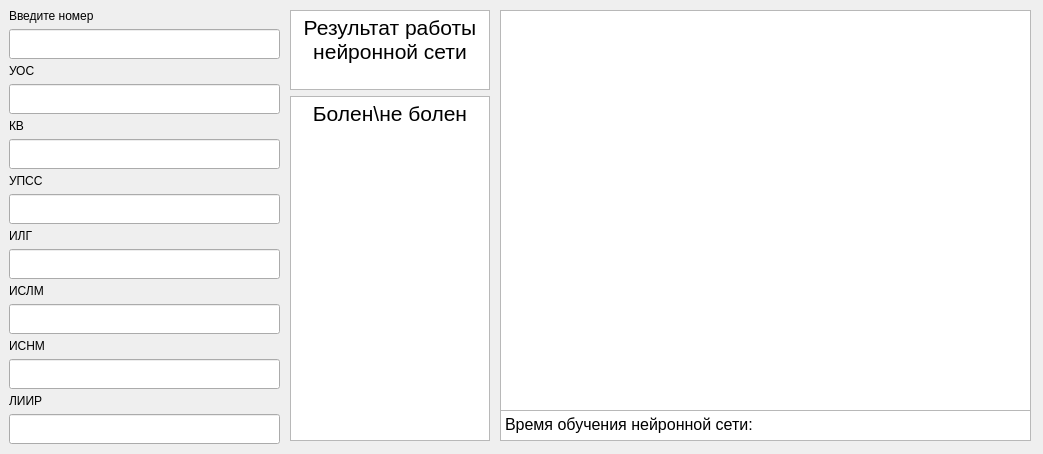
<?xml version="1.0" encoding="UTF-8"?>
<ui version="4.0">
 <class>MainWindow</class>
 <widget class="QMainWindow" name="MainWindow">
  <property name="geometry">
   <rect>
    <x>0</x>
    <y>0</y>
    <width>1043</width>
    <height>454</height>
   </rect>
  </property>
  <property name="windowTitle">
   <string>MainWindow</string>
  </property>
  <widget class="QWidget" name="centralwidget">
   <widget class="QWidget" name="verticalLayoutWidget">
    <property name="geometry">
     <rect>
      <x>9</x>
      <y>9</y>
      <width>271</width>
      <height>436</height>
     </rect>
    </property>
    <layout class="QVBoxLayout" name="verticalLayout">
     <item>
      <widget class="QLabel" name="label">
       <property name="text">
        <string>Введите номер</string>
       </property>
      </widget>
     </item>
     <item>
      <widget class="QLineEdit" name="lineEdit_4">
       <property name="minimumSize">
        <size>
         <width>0</width>
         <height>30</height>
        </size>
       </property>
       <property name="maximumSize">
        <size>
         <width>16777215</width>
         <height>30</height>
        </size>
       </property>
      </widget>
     </item>
     <item>
      <widget class="QLabel" name="label_2">
       <property name="text">
        <string>УОС</string>
       </property>
      </widget>
     </item>
     <item>
      <widget class="QLineEdit" name="lineEdit">
       <property name="minimumSize">
        <size>
         <width>0</width>
         <height>30</height>
        </size>
       </property>
       <property name="maximumSize">
        <size>
         <width>16777215</width>
         <height>30</height>
        </size>
       </property>
      </widget>
     </item>
     <item>
      <widget class="QLabel" name="label_3">
       <property name="text">
        <string>КВ</string>
       </property>
      </widget>
     </item>
     <item>
      <widget class="QLineEdit" name="lineEdit_2">
       <property name="minimumSize">
        <size>
         <width>0</width>
         <height>30</height>
        </size>
       </property>
       <property name="maximumSize">
        <size>
         <width>16777215</width>
         <height>30</height>
        </size>
       </property>
      </widget>
     </item>
     <item>
      <widget class="QLabel" name="label_4">
       <property name="text">
        <string>УПСС</string>
       </property>
      </widget>
     </item>
     <item>
      <widget class="QLineEdit" name="lineEdit_3">
       <property name="minimumSize">
        <size>
         <width>0</width>
         <height>30</height>
        </size>
       </property>
       <property name="maximumSize">
        <size>
         <width>16777215</width>
         <height>30</height>
        </size>
       </property>
      </widget>
     </item>
     <item>
      <widget class="QLabel" name="label_5">
       <property name="text">
        <string>ИЛГ</string>
       </property>
      </widget>
     </item>
     <item>
      <widget class="QLineEdit" name="lineEdit_5">
       <property name="minimumSize">
        <size>
         <width>0</width>
         <height>30</height>
        </size>
       </property>
       <property name="maximumSize">
        <size>
         <width>16777215</width>
         <height>30</height>
        </size>
       </property>
      </widget>
     </item>
     <item>
      <widget class="QLabel" name="label_6">
       <property name="text">
        <string>ИСЛМ</string>
       </property>
      </widget>
     </item>
     <item>
      <widget class="QLineEdit" name="lineEdit_6">
       <property name="minimumSize">
        <size>
         <width>0</width>
         <height>30</height>
        </size>
       </property>
       <property name="maximumSize">
        <size>
         <width>16777215</width>
         <height>30</height>
        </size>
       </property>
      </widget>
     </item>
     <item>
      <widget class="QLabel" name="label_7">
       <property name="text">
        <string>ИСНМ</string>
       </property>
      </widget>
     </item>
     <item>
      <widget class="QLineEdit" name="lineEdit_7">
       <property name="minimumSize">
        <size>
         <width>0</width>
         <height>30</height>
        </size>
       </property>
       <property name="maximumSize">
        <size>
         <width>16777215</width>
         <height>30</height>
        </size>
       </property>
      </widget>
     </item>
     <item>
      <widget class="QLabel" name="label_8">
       <property name="text">
        <string>ЛИИР</string>
       </property>
      </widget>
     </item>
     <item>
      <widget class="QLineEdit" name="lineEdit_8">
       <property name="minimumSize">
        <size>
         <width>0</width>
         <height>30</height>
        </size>
       </property>
       <property name="maximumSize">
        <size>
         <width>16777215</width>
         <height>30</height>
        </size>
       </property>
      </widget>
     </item>
    </layout>
   </widget>
   <widget class="QWidget" name="verticalLayoutWidget_2">
    <property name="geometry">
     <rect>
      <x>290</x>
      <y>10</y>
      <width>201</width>
      <height>431</height>
     </rect>
    </property>
    <layout class="QVBoxLayout" name="verticalLayout_2">
     <item>
      <widget class="QTextBrowser" name="textBrowser">
       <property name="maximumSize">
        <size>
         <width>200</width>
         <height>80</height>
        </size>
       </property>
       <property name="html">
        <string>&lt;!DOCTYPE HTML PUBLIC &quot;-//W3C//DTD HTML 4.0//EN&quot; &quot;http://www.w3.org/TR/REC-html40/strict.dtd&quot;&gt;
&lt;html&gt;&lt;head&gt;&lt;meta name=&quot;qrichtext&quot; content=&quot;1&quot; /&gt;&lt;style type=&quot;text/css&quot;&gt;
p, li { white-space: pre-wrap; }
&lt;/style&gt;&lt;/head&gt;&lt;body style=&quot; font-family:'MS Shell Dlg 2'; font-size:8.25pt; font-weight:400; font-style:normal;&quot;&gt;
&lt;p align=&quot;center&quot; style=&quot; margin-top:0px; margin-bottom:0px; margin-left:0px; margin-right:0px; -qt-block-indent:0; text-indent:0px;&quot;&gt;&lt;span style=&quot; font-size:16pt;&quot;&gt;Результат работы&lt;br /&gt;нейронной сети&lt;/span&gt;&lt;/p&gt;&lt;/body&gt;&lt;/html&gt;</string>
       </property>
      </widget>
     </item>
     <item>
      <widget class="QTextBrowser" name="textBrowser_2">
       <property name="maximumSize">
        <size>
         <width>200</width>
         <height>16777215</height>
        </size>
       </property>
       <property name="html">
        <string>&lt;!DOCTYPE HTML PUBLIC &quot;-//W3C//DTD HTML 4.0//EN&quot; &quot;http://www.w3.org/TR/REC-html40/strict.dtd&quot;&gt;
&lt;html&gt;&lt;head&gt;&lt;meta name=&quot;qrichtext&quot; content=&quot;1&quot; /&gt;&lt;style type=&quot;text/css&quot;&gt;
p, li { white-space: pre-wrap; }
&lt;/style&gt;&lt;/head&gt;&lt;body style=&quot; font-family:'MS Shell Dlg 2'; font-size:8.25pt; font-weight:400; font-style:normal;&quot;&gt;
&lt;p align=&quot;center&quot; style=&quot; margin-top:0px; margin-bottom:0px; margin-left:0px; margin-right:0px; -qt-block-indent:0; text-indent:0px;&quot;&gt;&lt;span style=&quot; font-size:16pt;&quot;&gt;Болен\не болен&lt;/span&gt;&lt;/p&gt;&lt;/body&gt;&lt;/html&gt;</string>
       </property>
      </widget>
     </item>
    </layout>
   </widget>
   <widget class="QGraphicsView" name="graphicsView">
    <property name="geometry">
     <rect>
      <x>500</x>
      <y>10</y>
      <width>531</width>
      <height>401</height>
     </rect>
    </property>
   </widget>
   <widget class="QTextEdit" name="textEdit">
    <property name="geometry">
     <rect>
      <x>500</x>
      <y>410</y>
      <width>531</width>
      <height>31</height>
     </rect>
    </property>
    <property name="html">
     <string>&lt;!DOCTYPE HTML PUBLIC &quot;-//W3C//DTD HTML 4.0//EN&quot; &quot;http://www.w3.org/TR/REC-html40/strict.dtd&quot;&gt;
&lt;html&gt;&lt;head&gt;&lt;meta name=&quot;qrichtext&quot; content=&quot;1&quot; /&gt;&lt;style type=&quot;text/css&quot;&gt;
p, li { white-space: pre-wrap; }
&lt;/style&gt;&lt;/head&gt;&lt;body style=&quot; font-family:'MS Shell Dlg 2'; font-size:8.25pt; font-weight:400; font-style:normal;&quot;&gt;
&lt;p style=&quot; margin-top:0px; margin-bottom:0px; margin-left:0px; margin-right:0px; -qt-block-indent:0; text-indent:0px;&quot;&gt;&lt;span style=&quot; font-size:12pt;&quot;&gt;Время обучения нейронной сети: &lt;/span&gt;&lt;/p&gt;&lt;/body&gt;&lt;/html&gt;</string>
    </property>
   </widget>
  </widget>
 </widget>
 <resources/>
 <connections/>
</ui>
